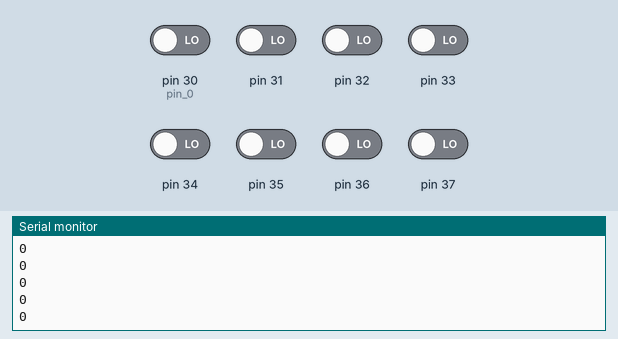
Recording of a sketch running on a simulated Arduino Mega 2560, built with avr-gcc and run on an emulated ATmega2560. Shown: the last lines printed to the serial monitor. The inputs (shaded band) are chosen by the test bench; at power-on: pin 30 (pin_0), pin 31–37 LOW.

Above: at 1.2 s.
1.3 s: pin 30 (pin_0) driven HIGH
At 1.31 s:
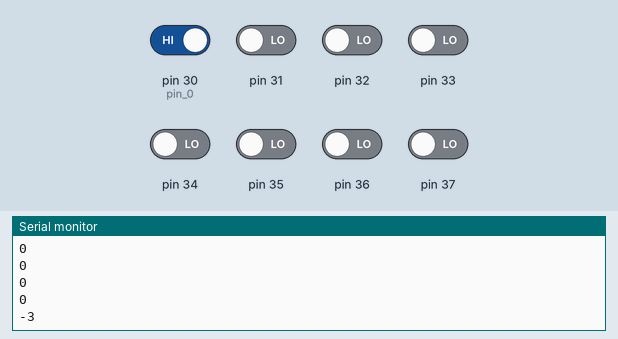
2.8 s: pin 33 driven HIGH
At 2.81 s:
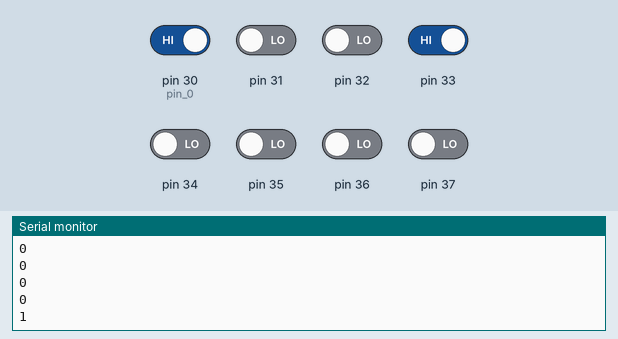
4.3 s: pin 34 driven HIGH
At 4.31 s:
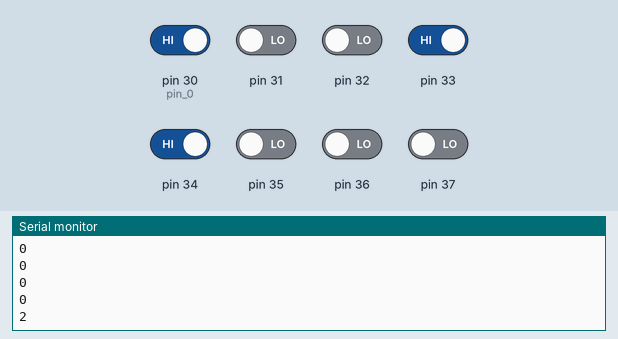
5.8 s: pin 35 driven HIGH
At 5.81 s:
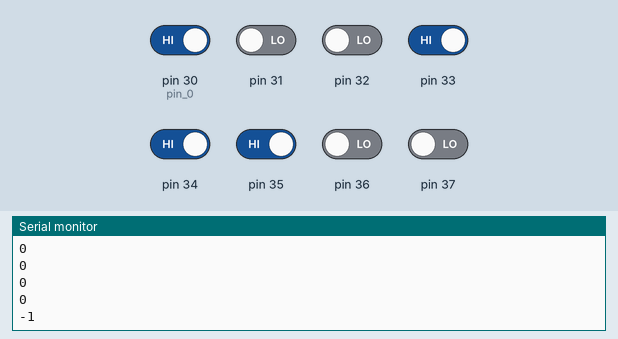
7.3 s: pin 36 driven HIGH
At 7.32 s:
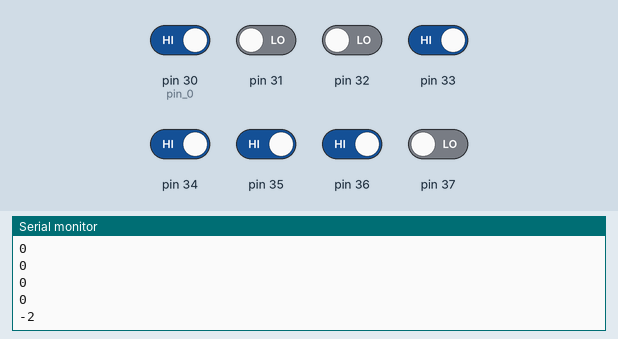
Timing chart, 0 to 9.8 s (numbered marks = the images above; inputs shaded):
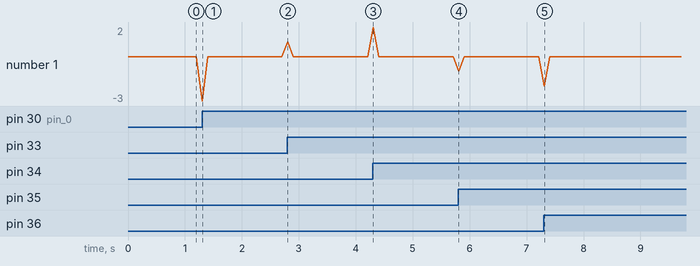

The sketch:

flowmeter_sense.ino
```cpp
// This code is for sensing steady state flow rates from a Potter Aero flowmeter for Portland State Aerospace Society
// Author: Bertrand DeChant
// Pintle test - Fall 2018
// See README.MD for more details and circuit information.

int num_bits = 8;
int pinval[8] = {0};  // We're using an 8-bit counter so initialize an array of length num_btis at 0.
int pin_0 = 30;   // Physical pin on the arduino, other bits plugged in sequentially from here.
int state_read = 0;
int state_last = 0;
int time_last = 0;
int run_avg[4] = {0};
int average_freq = 0;

void setup() {

  // initiate serial output. This code is designed to handle 9600 baud.
  Serial.begin(9600);

  // Initialize digital pins for reading in binary values
  for (int i = 0; i < num_bits; i++){
    pinMode(pin_0 + i, INPUT);
  }

}

void loop() {

  // Read in the hig/low values of each pin
  for (int i = 0; i < num_bits; i++){
    pinval[i] = digitalRead(pin_0 + i);
  }

  // Calulate the decimal number of the state
  state_read = 0;

  state_read += pinval[0];
  state_read += pinval[1] * 2;
  state_read += pinval[2] * 4;
  state_read += pinval[3] * 8;
  state_read += pinval[4] * 16;
  state_read += pinval[5] * 32;
  state_read += pinval[6] * 64;
  state_read += pinval[7] * 128;

  // The counter resets to zero when passing 255 so this subtracts 255 from the last state.
  if(state_read < state_last){
    state_last -= 255;
  }

  // 4-point average filter to reduce flowmeter errors
  run_avg[3] = run_avg[2];
  run_avg[2] = run_avg[1];
  run_avg[1] = run_avg[0];
  run_avg[0] = state_read - state_last;

//  average_freq = run_avg[0] + run_avg[1] + run_avg[2] + run_avg[3];
  average_freq = run_avg[0];
  average_freq = average_freq * 100000;   // Integer math is faster on arduinos
  average_freq = average_freq / (10000);

  // Send the last read flowrate and time since arduino start to the computer
  Serial.print(average_freq);
  Serial.print('\n');

  // Reset the metrics for the next loop
  state_last = state_read;
  time_last = millis();

  // The counting is happening externally to the arduino so we can take things slow.
  delay (100);
}
```

Measured:
- after the input at 1.3 s, the serial monitor: prints a new line at once (image 1)
- after the input at 2.8 s, the serial monitor: prints a new line at once (image 2)
- after the input at 4.3 s, the serial monitor: prints a new line at once (image 3)
- after the input at 5.8 s, the serial monitor: prints a new line at once (image 4)
- after the input at 7.3 s, the serial monitor: prints a new line at once (image 5)
